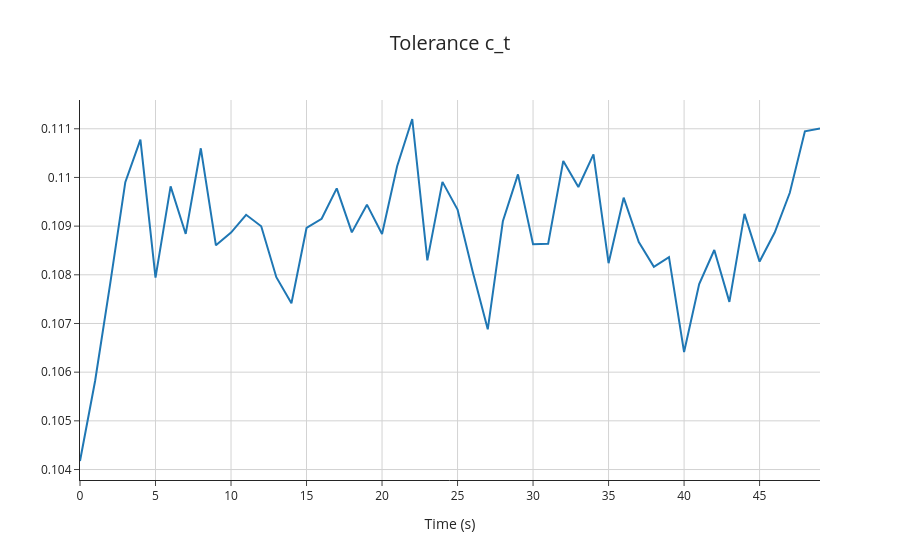

Write notebook code for a chart like this one.
### Code cell
# Plot tollerance c_t
# c_t è una lista di tensor (uno per time-step)
c_t_np = torch.stack([ct.detach() for ct in c_t]).cpu().numpy().reshape(-1)

c_tFig = go.Figure()
c_tFig.add_trace(go.Scatter(x=np.arange(c_t_np.shape[0]), y=c_t_np, name="c_t"))
c_tFig.update_layout(
    title=dict(text='Tolerance c_t', font=dict(size=20), x=0.5, xanchor='center'),
    xaxis=dict(title='Time (s)', showgrid=True, gridcolor='lightgray', zeroline=False),
    yaxis=dict(showgrid=True, gridcolor='lightgray', zeroline=False),
    template='simple_white'
)
c_tFig.show()

### Figure 1 — Plotly figure (JSON) as saved in the notebook; plotly's stock layout.template omitted (floating-point values rounded to 4 significant figures)
{"data": [{"name": "c_t", "type": "scatter", "x": [0, 1, 2, 3, 4, 5, 6, 7, 8, 9, 10, 11, 12, 13, 14, 15, 16, 17, 18, 19, 20, 21, 22, 23, 24, 25, 26, 27, 28, 29, 30, 31, 32, 33, 34, 35, 36, 37, 38, 39, 40, 41, 42, 43, 44, 45, 46, 47, 48, 49], "y": [0.1042, 0.1058, 0.1078, 0.1099, 0.1108, 0.1079, 0.1098, 0.1088, 0.1106, 0.1086, 0.1089, 0.1092, 0.109, 0.108, 0.1074, 0.109, 0.1092, 0.1098, 0.1089, 0.1094, 0.1088, 0.1102, 0.1112, 0.1083, 0.1099, 0.1093, 0.1081, 0.1069, 0.1091, 0.1101, 0.1086, 0.1086, 0.1103, 0.1098, 0.1105, 0.1082, 0.1096, 0.1087, 0.1082, 0.1084, 0.1064, 0.1078, 0.1085, 0.1074, 0.1093, 0.1083, 0.1089, 0.1097, 0.1109, 0.111]}], "layout": {"title": {"font": {"size": 20}, "text": "Tolerance c_t", "x": 0.5, "xanchor": "center"}, "xaxis": {"gridcolor": "lightgray", "showgrid": true, "title": {"text": "Time (s)"}, "zeroline": false}, "yaxis": {"gridcolor": "lightgray", "showgrid": true, "zeroline": false}}}
